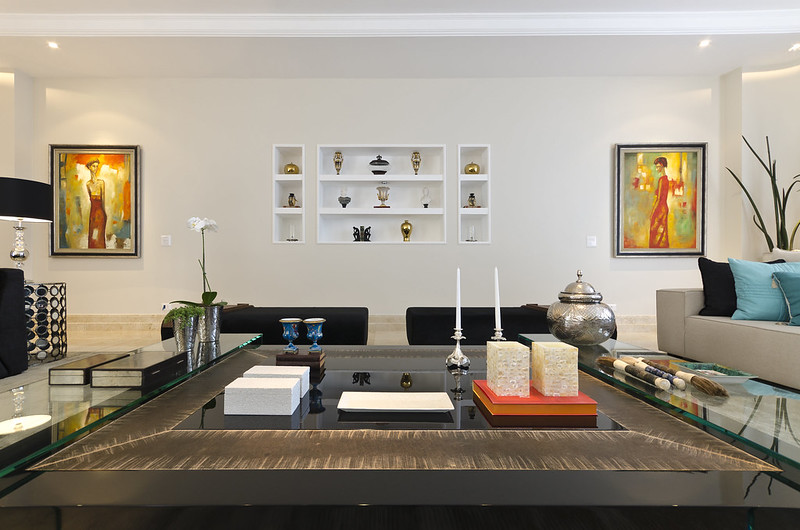
#> input picture HW3_SeamCarving-main/LivingRoom.jpg, 800 x 530 px, found by its file name
$ python seamsnb.py
#> lines starting #> are read from the running program, lines starting #| are printed output that depends on the picture
import numpy as np
import matplotlib.pyplot as plt
from scipy.signal import convolve2d
from scipy import misc

bases = 0


def grad_energy(img, sigma = 3):
    """
    Compute the gradient magnitude of an image by doing
    1D convolutions with the derivative of a Gaussian

    Parameters
    ----------
    img: ndarray(M, N, 3)
        A color image
    sigma: float
        Width of Gaussian to use for filter

    Returns
    -------
    ndarray(M, N): Gradient Image
    """
    I = 0.2125*img[:, :, 0] + 0.7154*img[:, :, 1] + 0.0721*img[:, :, 2]
    I = I/255
    N = int(sigma*6+1)
    t = np.linspace(-3*sigma, 3*sigma, N)
    dgauss = -t*np.exp(-t**2/(2*sigma**2))
    IDx = convolve2d(I, dgauss[None, :], mode='same')
    IDy = convolve2d(I, dgauss[:, None], mode='same')
    GradMag = np.sqrt(IDx**2 + IDy**2)
    return GradMag


def plot_seam(img, seam):
    """
    Plot a seam on top of the image
    Parameters

    ----------
    I: ndarray(nrows, ncols, 3)
        An RGB image
    seam: ndarray(nrows, dtype=int)
        A list of column indices of the seam from
        top to bottom
    """
    plt.imshow(img)
    X = np.zeros((len(seam), 2))
    X[:, 0] = np.arange(len(seam))
    X[:, 1] = np.array(seam, dtype=int)
    plt.plot(X[:, 1], X[:, 0], 'r')

def read_image(path):
    """
    A wrapper around matplotlib's image loader that deals with
    images that are grayscale or which have an alpha channel

    Parameters
    ----------
    path: string
        Path to file

    Returns
    -------
    ndarray(M, N, 3)
        An RGB color image in the range [0, 1]
    """
#> called with path = 'HW3_SeamCarving-main/LivingRoom.jpg'
    img = plt.imread(path)
#> img is the input picture: shape (530, 800, 3); mean R, G, B 153.7, 145.8, 132.9
    if np.issubdtype(img.dtype, np.integer):
        img = np.array(img, dtype=float)/255
    if len(img.shape) == 3:
        if img.shape[1] > 3:
            # Cut off alpha channel
            img = img[:, :, 0:3]
    if img.size == img.shape[0]*img.shape[1]:
        # Grayscale, convert to rgb
        img = np.concatenate((img[:, :, None], img[:, :, None], img[:, :, None]), axis=2)
    return img


def getOptimalCost(E, i, j, mem):
    if (i,j) in mem:
        res = mem[(i,j)]

    elif i == 0:
        global bases
        bases += 1
        mem[(0, j)] = E[0, j]
        res = E[i, j]

    else:
        ul = 1
        if j > 0:
            ul = getOptimalCost(E, i-1, j-1, mem)
        u = getOptimalCost(E, i-1, j, mem)
        ur = 1
        if j < len(E[i]) - 1:
            ur = getOptimalCost(E, i-1, j+1, mem)
        res = E[i, j] + min(ul, u, ur)
        mem[(i, j)] = res
    return res

def getOptimalCostDyn(E):
    """
    E: two dimentional Array representing the energy image of an image
    """
    C = np.zeros([len(E), len(E[0])])
    for i in range(0, len(C)):
        for j in range(len(C[i])):
            if i == 0:
                C[0, j] = E[0, j]
            else:
                case1 = 10
                case2 = 10
                case3 = 10
                if j > 0:
                    case1 = C[i-1, j-1]
                if j < len(C[i]) - 1:
                    case3 = C[i-1, j+1]
                case2 = C[i-1,j]

                C[i, j] = E[i,j] + min(case1, case2, case3)
    return C

def image_seam(C, E):
    seam = []
    min = 100
    i = len(C) - 1
    j = 0
    for m in range(i):
        if C[-1][m] < min:
            min = C[-1][m]
            j = m

    while i > 0:
        seam.append(j)
        case1 = E[i,j]
        case2 = E[i,j]
        case3 = E[i,j]

        if j > 0:
            case1 += C[i - 1, j - 1]
        case2 += C[i - 1, j]
        if j < len(C[i]):
            case3 += C[i - 1, j + 1]

        if case1  == C[i,j]:
            i = i - 1
            j = j - 1
        elif case2  == C[i,j]:
            i = i - 1
        elif case3 == C[i, j]:
            i = i - 1
            j = j + 1
    seam.reverse()
    print(seam)
    return seam

def remove_seam(img, seam):
    return img

# |%%--%%| <NONE|w0MxjtqOIf>
img = read_image("HW3_SeamCarving-main/LivingRoom.jpg")

for i in range(1):
    print(i)
    G = grad_energy(img)
    C = getOptimalCostDyn(G)
    seam = image_seam(C, G)
    print(img)
    img = remove_seam(img, seam)
#> this loop made 1 pass
#> (printed output is left out)
#> pass 1, in grad_energy, `I = 0.2125*img[:, :, 0] + 0.7154*img[:, :, 1] + 0.0721*img[:, :, 2]`:
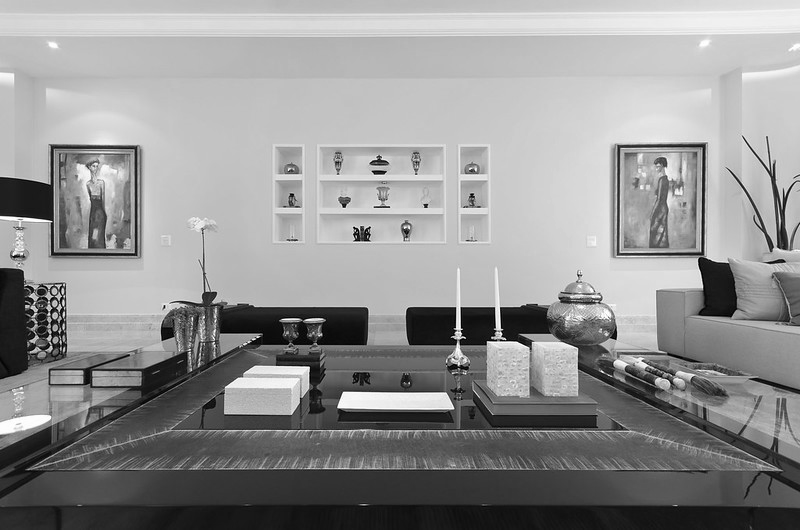
#> I: shape (530, 800) float64; min 0, max 1, mean 0.575
#> pass 1, in grad_energy, `IDx = convolve2d(I, dgauss[None, :], mode='same')`:
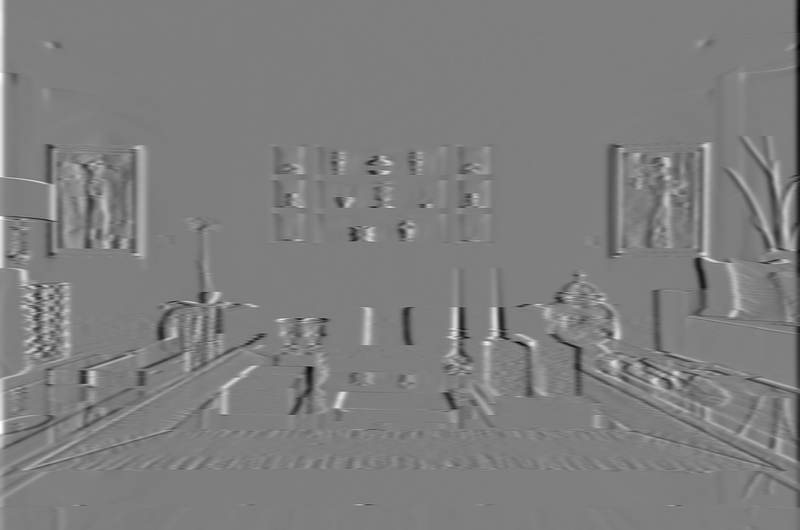
#> IDx: shape (530, 800) float64; min -0.0342, max 0.0347, mean 2.38e-05; drawn with min black and max white
#> pass 1, in grad_energy, `IDy = convolve2d(I, dgauss[:, None], mode='same')`:
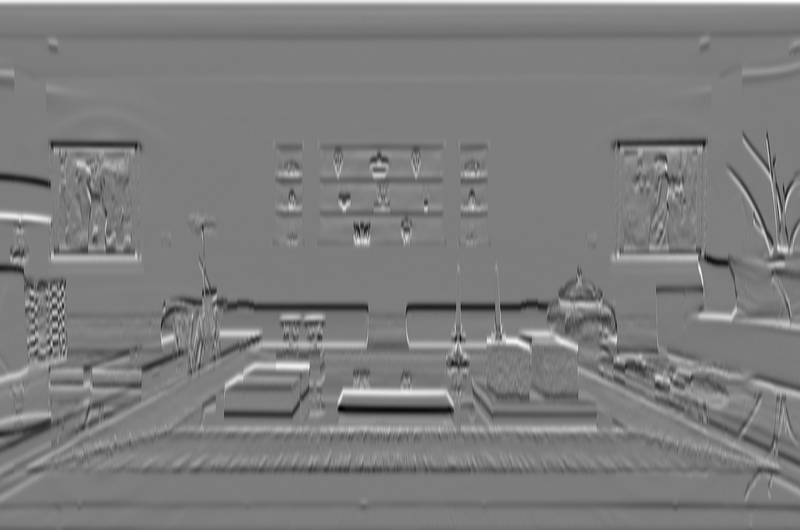
#> IDy: shape (530, 800) float64; min -0.03, max 0.0307, mean -0.000165; drawn with min black and max white
#> after the loop:
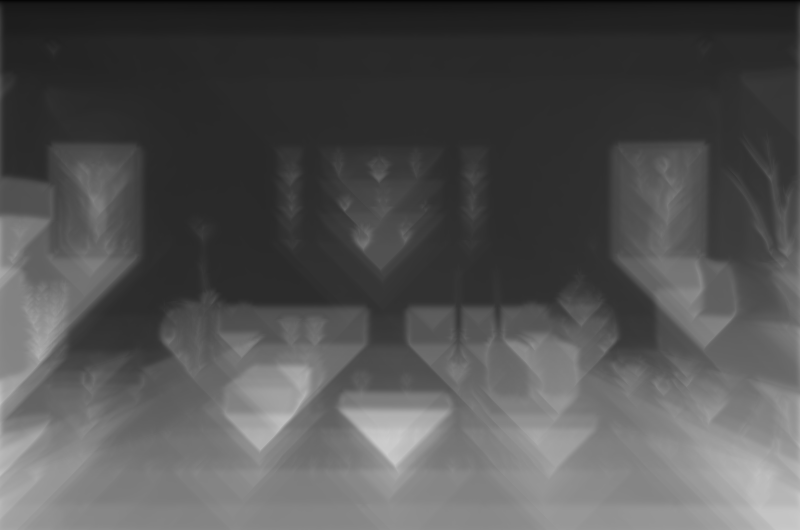
#> C: shape (530, 800) float64; min 0.0251, max 0.803, mean 0.324
#> after the loop:
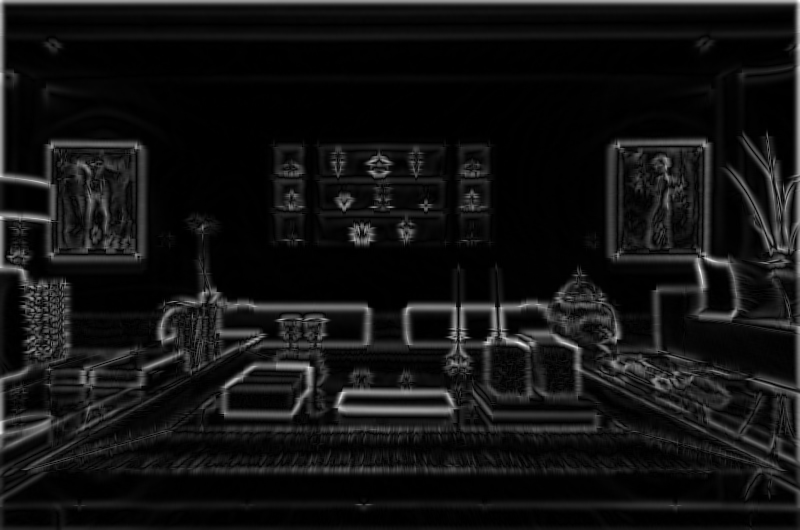
#> G: shape (530, 800) float64; min 2.71e-19, max 0.0433, mean 0.00329; drawn with min black and max white
plot_seam(img, seam)
#> in plot_seam, `X = np.zeros((len(seam), 2))`: X = 529 pairs, first value 0 to 0, second value 0 to 0
plt.show()
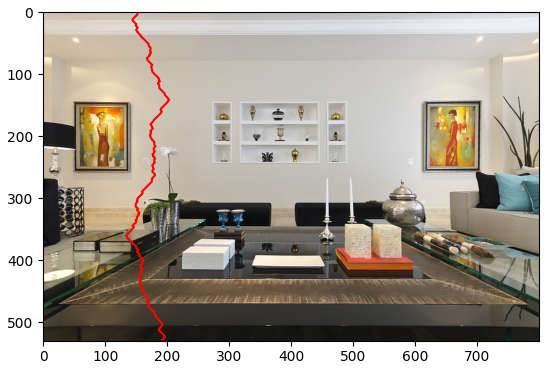
#> figure drawn by matplotlib, 1 panel

$ run again, with HW3_SeamCarving-main/CAT.jpg copied over HW3_SeamCarving-main/LivingRoom.jpg
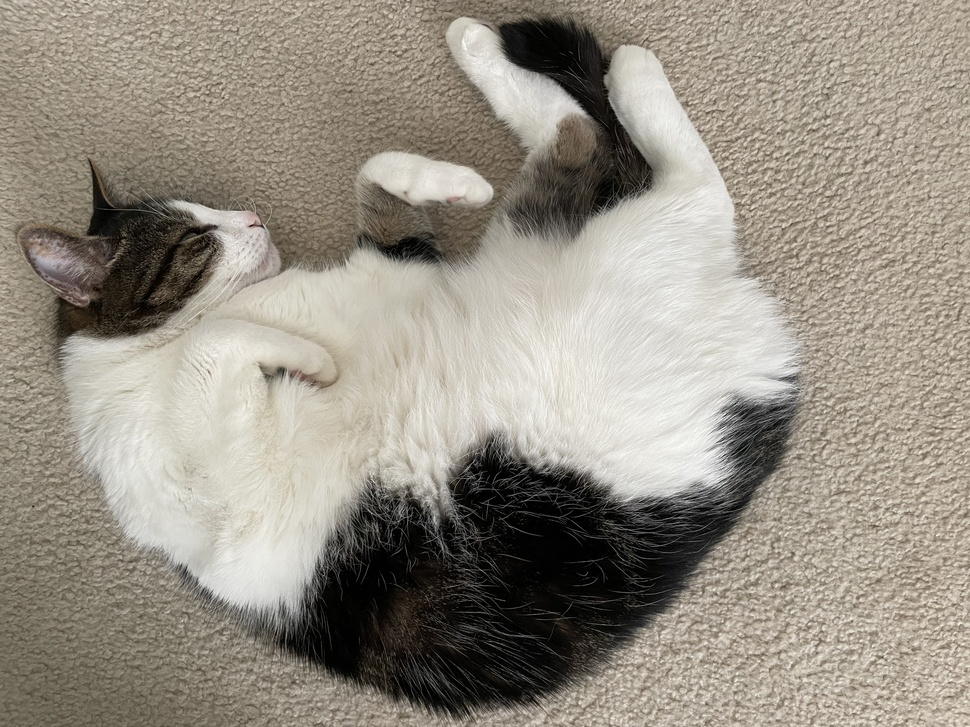
#> input picture HW3_SeamCarving-main/CAT.jpg, 970 x 727 px, shrunk from 4032 x 3024 before the run, found by its file name
#> in read_image, img is the input picture: shape (727, 970, 3); mean R, G, B 151.1, 144.4, 132.9
#> the loop `for i in range(1):` made 1 pass
#> (printed output is left out)
#> after the loop `for i in range(1):`:
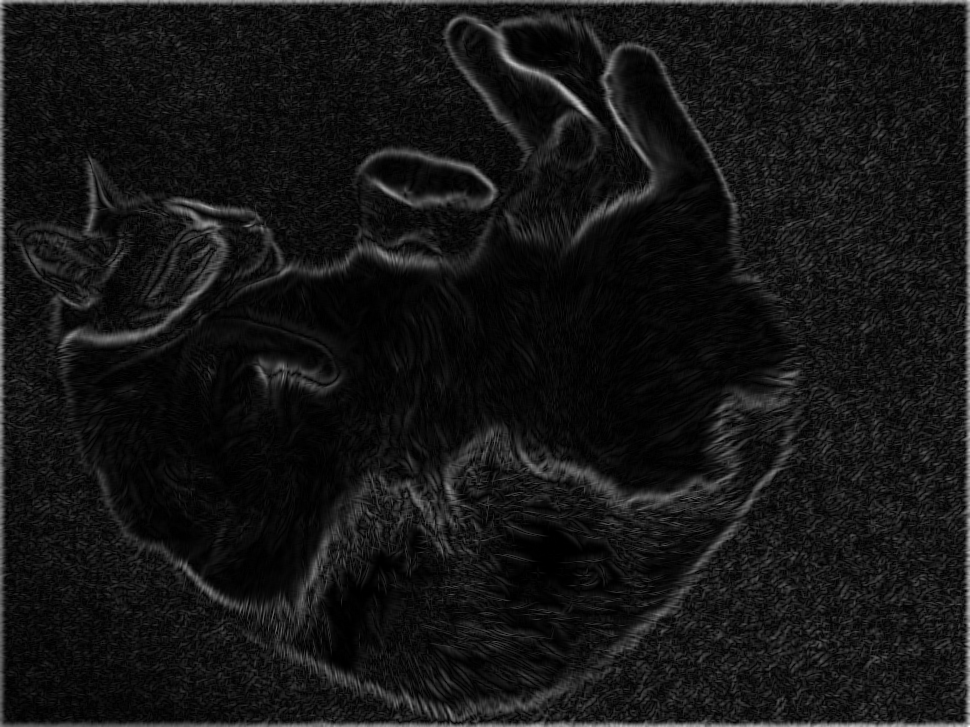
#> G: shape (727, 970) float64; min 1.12e-06, max 0.0385, mean 0.00329; drawn with min black and max white
#> X = 726 pairs, first value 0 to 0, second value 0 to 0
#> `plt.show()`:
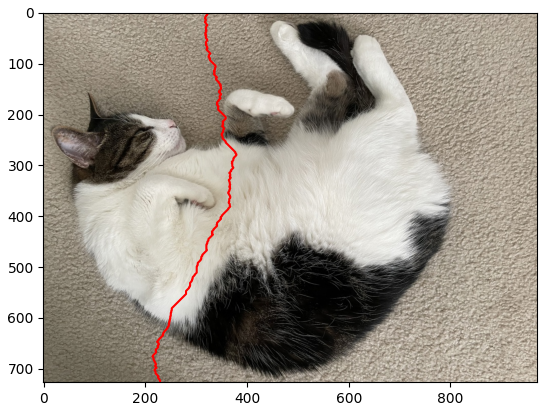
#> figure drawn by matplotlib, 1 panel

$ run again, with HW3_SeamCarving-main/Handstand.png saved as HW3_SeamCarving-main/LivingRoom.jpg
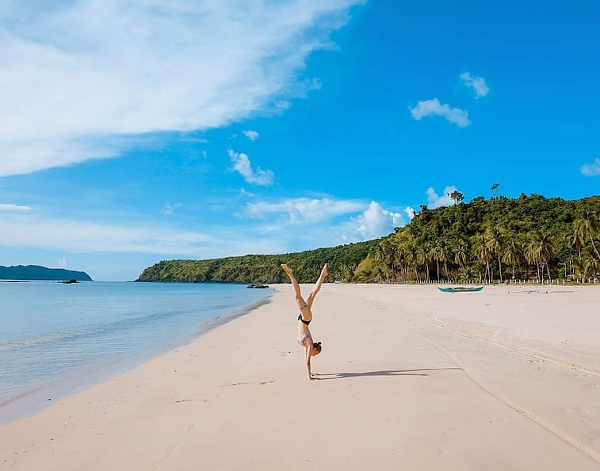
#> input picture HW3_SeamCarving-main/Handstand.png, 600 x 471 px, found by its file name
#> in read_image, img is the input picture: shape (471, 600, 3); mean R, G, B 130, 173.8, 194.8
#> the loop `for i in range(1):` made 1 pass
#> (printed output is left out)
#> after the loop `for i in range(1):`:
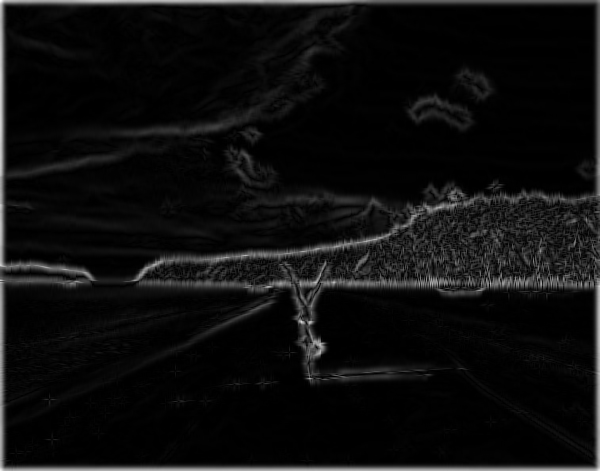
#> G: shape (471, 600) float64; min 2.3e-19, max 0.038, mean 0.00216; drawn with min black and max white
#> X = 470 pairs, first value 0 to 0, second value 0 to 0
#> `plt.show()`:
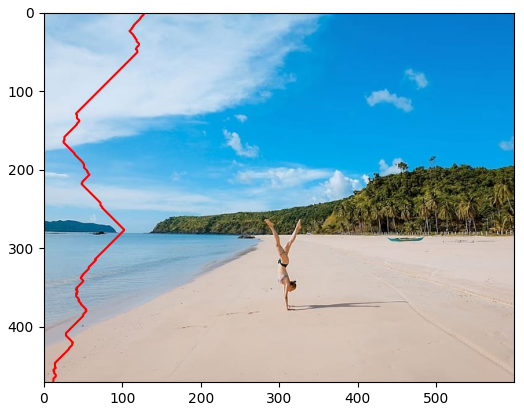
#> figure drawn by matplotlib, 1 panel
